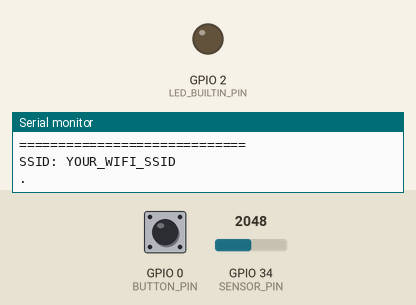
This program was run on a simulated ESP32. Shown: output pins drawn as LEDs (lit = HIGH), the last lines printed to the serial monitor. Dashed ring = blinking. The test bench sets the inputs (shaded band); at power-on: GPIO 0 (BUTTON_PIN) HIGH, GPIO 34 (SENSOR_PIN) = 2048. WiFi joins after 1.5 s; servers stay silent unless stated.

Above: at 1.1 s.
At 3.7 s:
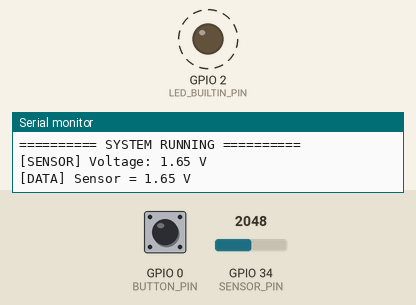
3.8 s: GPIO 0 (BUTTON_PIN) pulled LOW for 0.15 s
Timing chart, 0 to 13.3 s (numbered marks = the images above; inputs shaded):
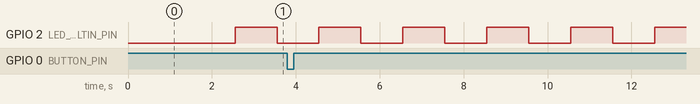

The program:

main.cpp
```cpp
/**
 * @file main.cpp
 * @brief Entry point - ESP32 Project
 *
 * File chính điều phối toàn bộ hệ thống.
 * Chỉ gọi các hàm từ module khác, KHÔNG viết logic phức tạp ở đây.
 */

#include <Arduino.h>
#include "config.h"
#include "wifi_manager.h"
#include "sensor_handler.h"

// ============================================
// Biến toàn cục
// ============================================
unsigned long lastLedToggle = 0;
bool ledState = false;

// ============================================
// Setup - Chạy 1 lần khi khởi động
// ============================================
void setup() {
    // --- Serial Monitor ---
    Serial.begin(SERIAL_BAUD_RATE);
    delay(1000);  // Chờ Serial ổn định

    Serial.println();
    Serial.println("╔══════════════════════════════════╗");
    Serial.printf( "║  %s v%s      ║\n", PROJECT_NAME, PROJECT_VERSION);
    Serial.println("║  Board: ESP32 DevKit             ║");
    Serial.println("╚══════════════════════════════════╝");
    Serial.println();

    // --- GPIO Setup ---
    pinMode(LED_BUILTIN_PIN, OUTPUT);
    pinMode(BUTTON_PIN, INPUT_PULLUP);
    DEBUG_PRINTLN("[OK] GPIO initialized");

    // --- Sensor Setup ---
    sensor_init();

    // --- WiFi Setup ---
    if (wifi_init()) {
        DEBUG_PRINTLN("[OK] System ready!");
    } else {
        DEBUG_PRINTLN("[WARN] Running in OFFLINE mode");
    }

    Serial.println();
    Serial.println("========== SYSTEM RUNNING ==========");
    Serial.println();
}

// ============================================
// Loop - Chạy liên tục
// ============================================
void loop() {
    // --- 1. Kiểm tra WiFi ---
    wifi_check_connection();

    // --- 2. Đọc sensor (non-blocking) ---
    float sensorValue;
    if (sensor_update(&sensorValue)) {
        // Có dữ liệu mới từ sensor
        DEBUG_PRINTF("[DATA] Sensor = %.2f V\n", sensorValue);

        // TODO: Gửi dữ liệu lên server / MQTT
        // TODO: Hiển thị lên LCD
        // TODO: Kiểm tra ngưỡng cảnh báo
    }

    // --- 3. Blink LED (non-blocking) ---
    unsigned long now = millis();
    if (now - lastLedToggle >= LED_BLINK_INTERVAL) {
        lastLedToggle = now;
        ledState = !ledState;
        digitalWrite(LED_BUILTIN_PIN, ledState);
    }

    // --- 4. Kiểm tra nút nhấn ---
    if (digitalRead(BUTTON_PIN) == LOW) {
        DEBUG_PRINTLN("[BTN] Button pressed!");
        // TODO: Xử lý sự kiện nút nhấn

        // Debounce đơn giản
        delay(200);
    }
}
```

sensor_handler.h
```cpp
/**
 * @file sensor_handler.h
 * @brief Quản lý đọc dữ liệu từ cảm biến
 */

#ifndef SENSOR_HANDLER_H
#define SENSOR_HANDLER_H

#include <Arduino.h>
#include "config.h"

/**
 * @brief Khởi tạo các chân cảm biến
 */
void sensor_init();

/**
 * @brief Đọc giá trị analog từ cảm biến
 * @return Giá trị ADC (0-4095 cho ESP32 12-bit)
 */
int sensor_read_raw();

/**
 * @brief Đọc giá trị đã convert sang voltage
 * @return Điện áp (0.0 - 3.3V)
 */
float sensor_read_voltage();

/**
 * @brief Kiểm tra và đọc sensor theo interval (non-blocking)
 * Gọi trong loop(), chỉ đọc khi đến thời điểm
 * @param value Con trỏ nhận giá trị đọc được
 * @return true nếu có giá trị mới
 */
bool sensor_update(float* value);

#endif // SENSOR_HANDLER_H
```

wifi_manager.h
```cpp
/**
 * @file wifi_manager.h
 * @brief Quản lý kết nối WiFi cho ESP32
 */

#ifndef WIFI_MANAGER_H
#define WIFI_MANAGER_H

#include <WiFi.h>
#include "config.h"

/**
 * @brief Khởi tạo và kết nối WiFi
 * @return true nếu kết nối thành công, false nếu timeout
 */
bool wifi_init();

/**
 * @brief Kiểm tra trạng thái kết nối WiFi
 * @return true nếu đang kết nối
 */
bool wifi_is_connected();

/**
 * @brief Tự động reconnect nếu mất kết nối
 * Gọi hàm này trong loop() để duy trì kết nối
 */
void wifi_check_connection();

/**
 * @brief Lấy địa chỉ IP hiện tại
 * @return String chứa IP address
 */
String wifi_get_ip();

#endif // WIFI_MANAGER_H
```

sensor_handler.cpp
```cpp
/**
 * @file sensor_handler.cpp
 * @brief Implementation đọc dữ liệu cảm biến
 */

#include "sensor_handler.h"

// Thời điểm đọc sensor lần cuối
static unsigned long lastReadTime = 0;

void sensor_init() {
    pinMode(SENSOR_PIN, INPUT);

    // Cấu hình ADC (tùy chọn)
    analogSetAttenuation(ADC_11db);    // Full range: 0-3.3V
    analogSetWidth(12);                 // 12-bit resolution (0-4095)

    DEBUG_PRINTLN("[OK] Sensor initialized");
    DEBUG_PRINTF("     Pin: GPIO%d\n", SENSOR_PIN);
    DEBUG_PRINTF("     Read interval: %d ms\n", SENSOR_READ_INTERVAL);
}

int sensor_read_raw() {
    int value = analogRead(SENSOR_PIN);
    DEBUG_PRINTF("[SENSOR] Raw value: %d\n", value);
    return value;
}

float sensor_read_voltage() {
    int raw = analogRead(SENSOR_PIN);
    float voltage = (raw / 4095.0) * 3.3;
    DEBUG_PRINTF("[SENSOR] Voltage: %.2f V\n", voltage);
    return voltage;
}

bool sensor_update(float* value) {
    unsigned long now = millis();

    if (now - lastReadTime >= SENSOR_READ_INTERVAL) {
        lastReadTime = now;
        *value = sensor_read_voltage();
        return true;  // Có dữ liệu mới
    }

    return false;  // Chưa đến thời điểm đọc
}
```

wifi_manager.cpp
```cpp
/**
 * @file wifi_manager.cpp
 * @brief Implementation quản lý kết nối WiFi
 */

#include "wifi_manager.h"

// Thời điểm lần cuối thử reconnect
static unsigned long lastReconnectAttempt = 0;

bool wifi_init() {
    DEBUG_PRINTLN("=============================");
    DEBUG_PRINTLN("  WiFi Manager - Connecting");
    DEBUG_PRINTLN("=============================");
    DEBUG_PRINTF("SSID: %s\n", WIFI_SSID);

    WiFi.mode(WIFI_STA);
    WiFi.begin(WIFI_SSID, WIFI_PASSWORD);

    unsigned long startTime = millis();

    while (WiFi.status() != WL_CONNECTED) {
        if (millis() - startTime > WIFI_TIMEOUT_MS) {
            DEBUG_PRINTLN("\n[ERROR] WiFi connection TIMEOUT!");
            return false;
        }
        DEBUG_PRINT(".");
        delay(500);
    }

    DEBUG_PRINTLN();
    DEBUG_PRINTLN("[OK] WiFi connected!");
    DEBUG_PRINTF("[OK] IP Address: %s\n", WiFi.localIP().toString().c_str());
    DEBUG_PRINTF("[OK] Signal Strength (RSSI): %d dBm\n", WiFi.RSSI());

    return true;
}

bool wifi_is_connected() {
    return WiFi.status() == WL_CONNECTED;
}

void wifi_check_connection() {
    if (WiFi.status() != WL_CONNECTED) {
        unsigned long now = millis();
        if (now - lastReconnectAttempt > WIFI_RETRY_DELAY) {
            lastReconnectAttempt = now;
            DEBUG_PRINTLN("[WARN] WiFi disconnected! Attempting reconnect...");

            WiFi.disconnect();
            WiFi.begin(WIFI_SSID, WIFI_PASSWORD);

            // Chờ tối đa 5 giây
            unsigned long start = millis();
            while (WiFi.status() != WL_CONNECTED && millis() - start < 5000) {
                delay(100);
            }

            if (WiFi.status() == WL_CONNECTED) {
                DEBUG_PRINTLN("[OK] WiFi reconnected!");
                DEBUG_PRINTF("[OK] IP: %s\n", WiFi.localIP().toString().c_str());
            } else {
                DEBUG_PRINTLN("[ERROR] Reconnect failed. Will retry...");
            }
        }
    }
}

String wifi_get_ip() {
    if (wifi_is_connected()) {
        return WiFi.localIP().toString();
    }
    return "Not connected";
}
```

config.h
```cpp
/**
 * @file config.h
 * @brief Cấu hình tập trung cho toàn bộ dự án
 *
 * Tất cả hằng số, thông số cấu hình được đặt ở đây
 * để dễ quản lý và thay đổi.
 */

#ifndef CONFIG_H
#define CONFIG_H

// ============================================
// WiFi Configuration
// ============================================
#define WIFI_SSID         "YOUR_WIFI_SSID"
#define WIFI_PASSWORD     "YOUR_WIFI_PASSWORD"
#define WIFI_TIMEOUT_MS   10000    // Timeout kết nối WiFi (ms)
#define WIFI_RETRY_DELAY  5000     // Delay giữa các lần retry (ms)

// ============================================
// Pin Definitions
// ============================================
#define LED_BUILTIN_PIN   2        // LED onboard ESP32
#define SENSOR_PIN        34       // Chân đọc cảm biến (ADC)
#define BUTTON_PIN        0        // Nút BOOT trên ESP32

// Ví dụ thêm pin:
// #define RELAY_PIN      26
// #define BUZZER_PIN     27
// #define SDA_PIN        21
// #define SCL_PIN        22

// ============================================
// Timing Configuration
// ============================================
#define SENSOR_READ_INTERVAL   2000   // Đọc sensor mỗi 2 giây
#define LED_BLINK_INTERVAL     1000   // Nhấp nháy LED mỗi 1 giây
#define SERIAL_BAUD_RATE       115200

// ============================================
// Debug Configuration
// ============================================
#define DEBUG_ENABLED     true

#if DEBUG_ENABLED
  #define DEBUG_PRINT(x)      Serial.print(x)
  #define DEBUG_PRINTLN(x)    Serial.println(x)
  #define DEBUG_PRINTF(...)   Serial.printf(__VA_ARGS__)
#else
  #define DEBUG_PRINT(x)
  #define DEBUG_PRINTLN(x)
  #define DEBUG_PRINTF(...)
#endif

// ============================================
// Project Info
// ============================================
#define PROJECT_NAME      "ESP32 Project"
#define PROJECT_VERSION   "1.0.0"

#endif // CONFIG_H
```

Measured:
- by itself, GPIO 2 (LED_BUILTIN_PIN): alternates HIGH for 1.0 s and LOW for 1.0 s
